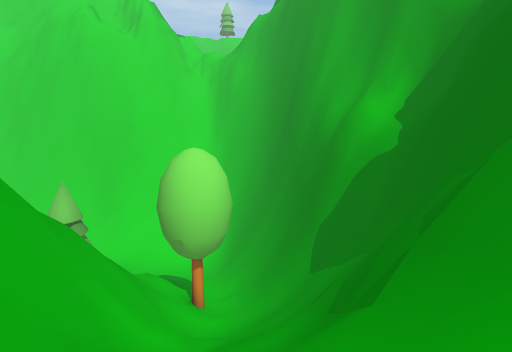
view 1 (above)

24 first-person views from a walk through a Unity game level. The camera is 1.2 m above the floor, tilts 8° down and sees 80° across. The floor is counted in squares, 1 m on a side. Each view is taken from the middle of a square. On the plan, view 1 faces up. The plan holds only what a view shows up to about 13 squares ahead; the rest is blank. The place goes on beyond the plan. The player is left out.

view 2
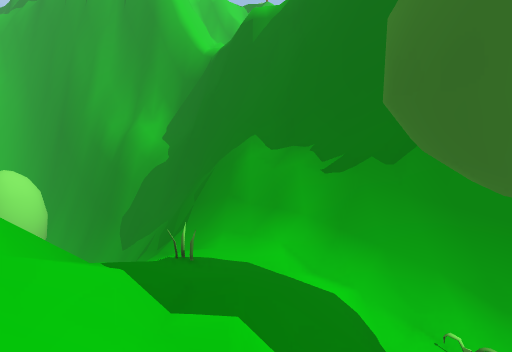

view 3
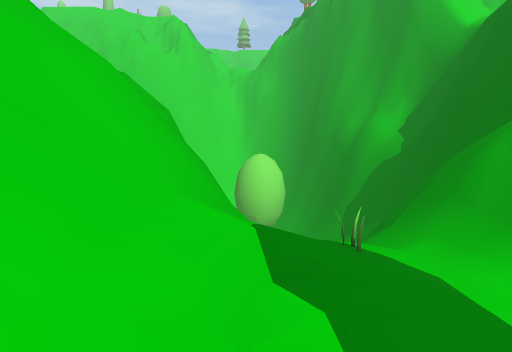

view 4
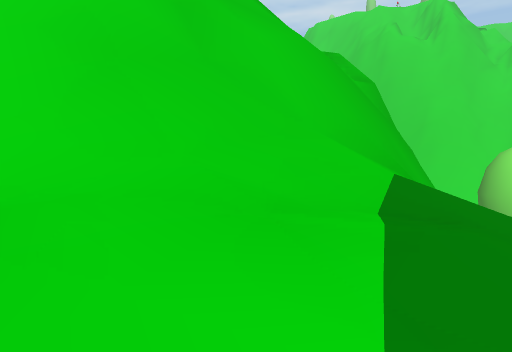

view 5
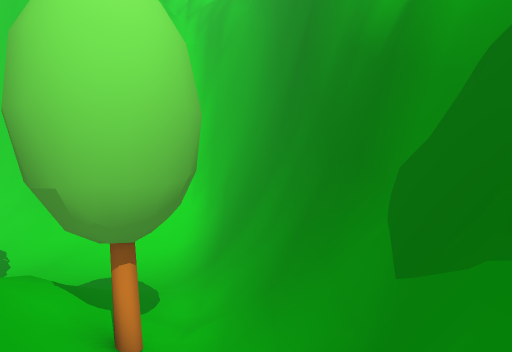

view 6
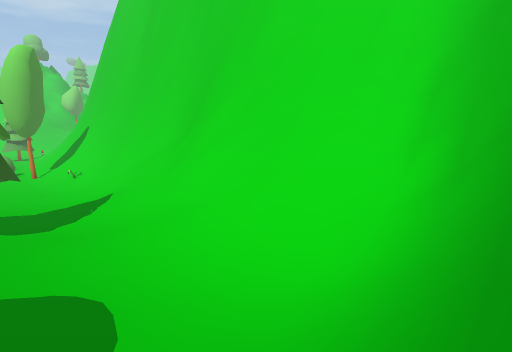

view 7
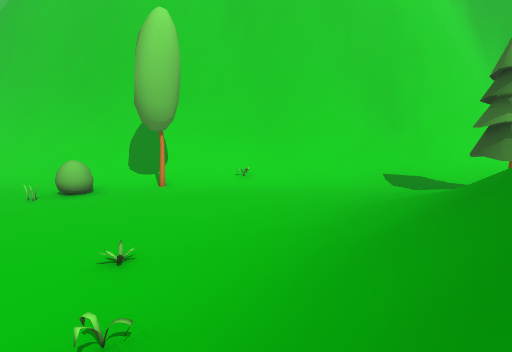

view 8
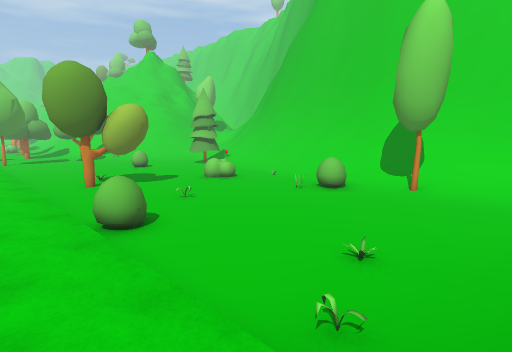

view 9
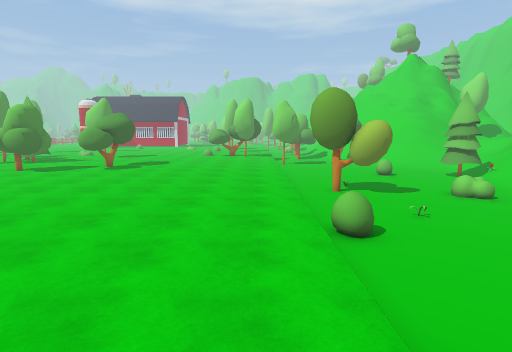

view 10
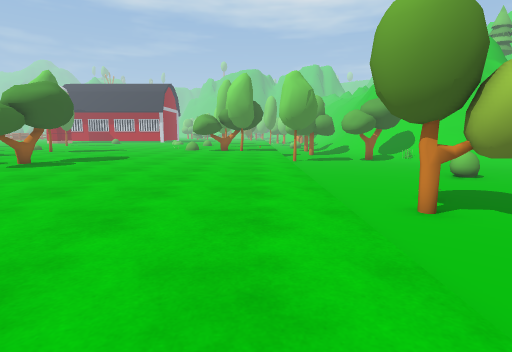

view 11
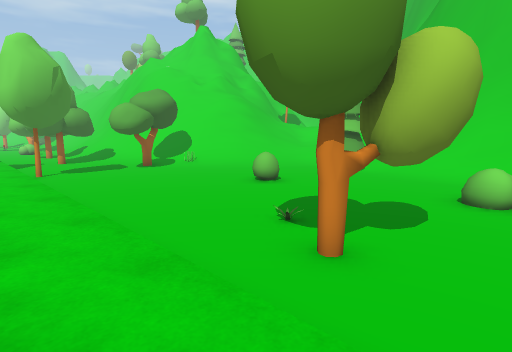

view 12
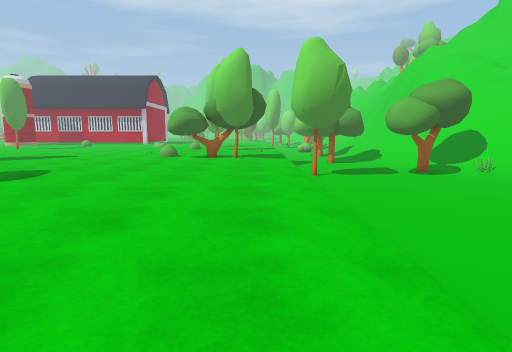

view 13
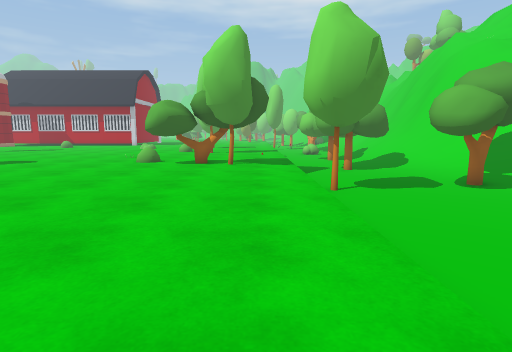

view 14
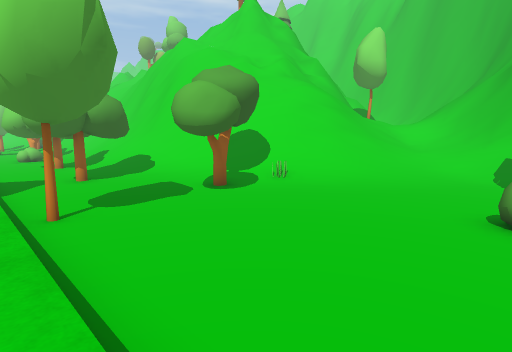

view 15
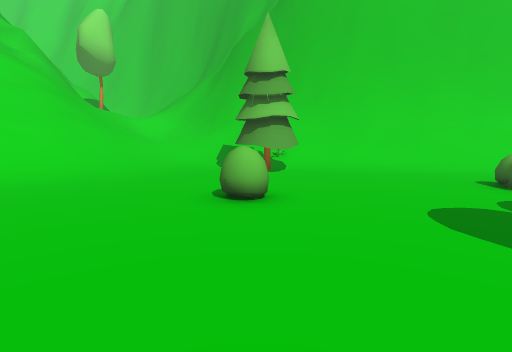

view 16
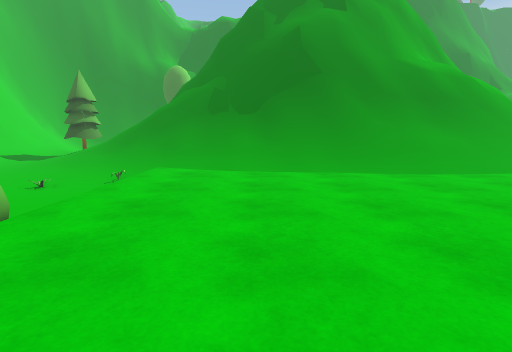

view 17
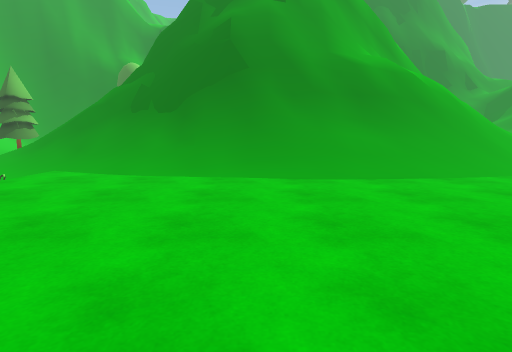

view 18
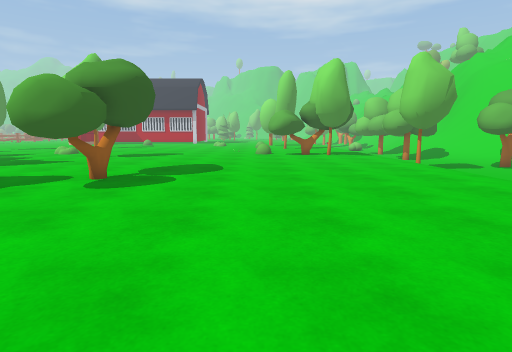

view 19
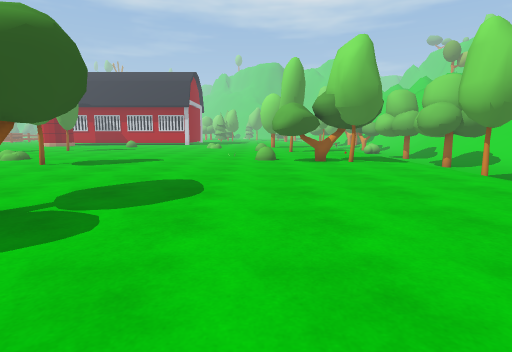

view 20
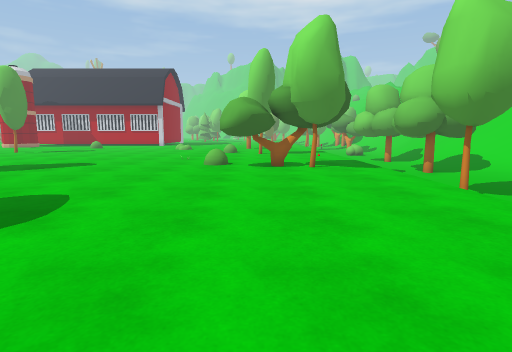

view 21
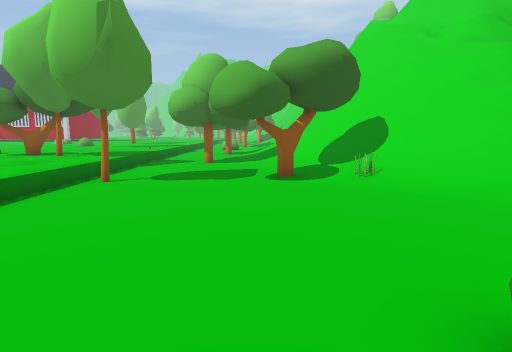

view 22
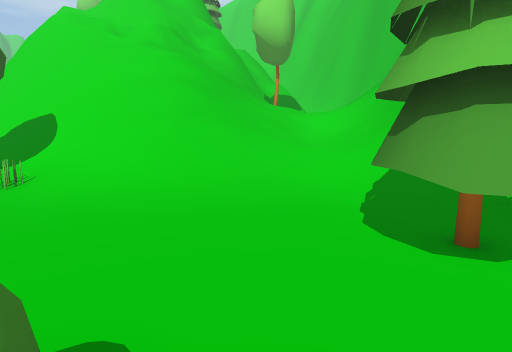

view 23
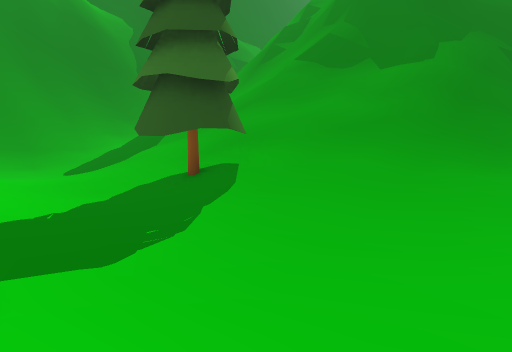

view 24
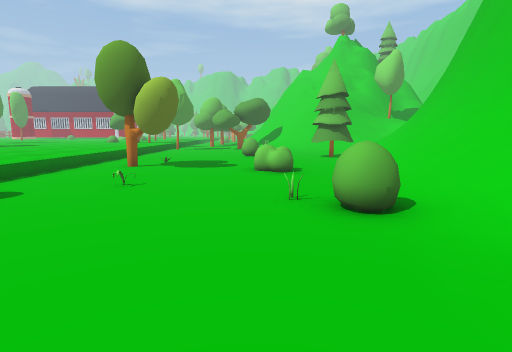

### Floor plan
Key: @ floor where view 1 was taken; # wall or solid block; . main floor; - floor 0.25 m lower than the main floor; _ floor 0.5 m lower than the main floor; / step, stairs or slope; = window, fence, low wall or low ledge; ^ raised ledge; v drop or lower ground; O other object.
Columns run from 44 left of view 1 to 4 right of it. Each row starts with its distance up from view 1.
 20 ##//////////  =#####                   ####
 19 #//////////////==############  ##########=##
 18 =////////-_- O/////#===################==/=#
 17 =////////-_OOO_--////////////O////////////=##
 16 #==/////-___OO_______/////O////////////////##
 15 #==/////_______________OO________-......--/###
 14 =#/OOO/___________OO___O________--/OO..././==#
 13 ////#/_____OO_____O____________--//OOO///////#
 12 //--OO______O_________________--///OO////////##
 11 O-___#_______________________--//////////////##
 10 O#_______________OO__O_______-///////// /////##
  9 OO______________OOO________O--///////////OO//=#
  8 O#_______________O____OO____-////////////OO//=#
  7 _____O________________OO____O///=#////=#=#=//=##
  6 .............................///===#######=//==##
  5 . O..........................//==###  ####=//=###
  4 . O.........................///####      #=//=###
  3 ..O.........................//=###       #= /#=##
  2 . OO........................//=##        #= //=##
  1 .OOO........................//###        #= //###
  0  O..........................//^###      ##=O@/=##
 -1 ...........................///^###      ^=////=##
 -2 ...........................///^==#      #/////=#
 -3 ...........................///^v=#     ##/////=#
 -4 .........##OOO.. ....  ....///=#/      ^=///OO=#
 -5 .......... O O.  ..     ....//==/

Where each view was taken, in squares from view 1:
view 1: 0 up, 0 right, facing up
view 2: 4 down, 3 left, facing up-right
view 3: 4 down, 2 left, facing up
view 4: 4 down, 1 left, facing up-left
view 5: 5 up, 0 right, facing up
view 6: 13 up, 1 left, facing up-left
view 7: 5 up, 15 left, facing up
view 8: 5 up, 15 left, facing up-left
view 9: 5 up, 14 left, facing left
view 10: 5 up, 21 left, facing left
view 11: 5 up, 25 left, facing up-left
view 12: 5 up, 27 left, facing left
view 13: 5 up, 30 left, facing left
view 14: 6 up, 32 left, facing up-left
view 15: 7 up, 32 left, facing up
view 16: 3 up, 26 left, facing right
view 17: 0 up, 25 left, facing right
view 18: 0 up, 25 left, facing left
view 19: 0 up, 29 left, facing left
view 20: 2 up, 31 left, facing left
view 21: 11 up, 31 left, facing left
view 22: 13 up, 31 left, facing up-left
view 23: 16 up, 13 left, facing down-right
view 24: 13 up, 16 left, facing left
